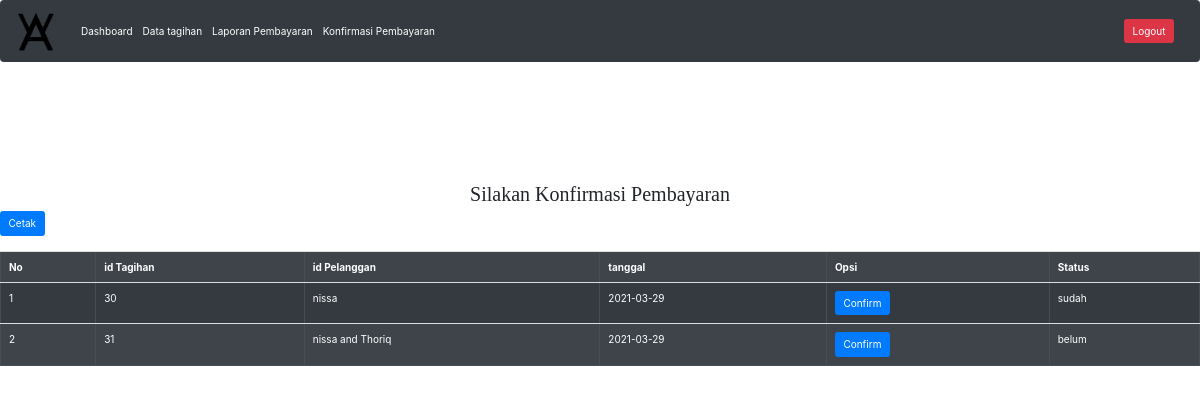
Screenshot of /petugas/konfirmasi.php (signed in) with the database file from the repository.
### tables this page shows
CREATE TABLE `tagihan` (
  `idtagihan` int(11) NOT NULL,
  `idpelanggan` int(11) NOT NULL,
  `tanggal` date NOT NULL,
  `jumlahmeter` int(11) NOT NULL,
  `status` varchar(11) NOT NULL
);

CREATE TABLE `pelanggan` (
  `idpelanggan` int(11) NOT NULL,
  `username` varchar(100) NOT NULL,
  `password` varchar(100) NOT NULL,
  `alamat` varchar(255) NOT NULL,
  `kodetarif` int(11) NOT NULL,
  `nometer` int(100) NOT NULL
);

### petugas/konfirmasi.php (the view, shortened to what this page needs)
<?php
if(isset($_SESSION['username']))
{
?>
<!DOCTYPE html>
<html>
<head>
    <link rel="stylesheet" href="style/bootstrap.css" />
    <link rel="stylesheet" href="style/dataTables.bootstrap4.min.css" />
    <link rel="stylesheet" href="https://maxcdn.bootstrapcdn.com/bootstrap/4.5.2/css/bootstrap.min.css">
</head>
<nav class="navbar navbar-expand-lg navbar-light bg-dark">
  <a>
  <img src="../img/icon.png" style="width: 50px; height: 50px;" alt="">
  </a>
  <div class="collapse navbar-collapse" id="navbarSupportedContent">
    <ul class="navbar-nav mr-auto">
    <li class="nav-item">
        <a class="nav-link" href="index.php" style="color: white;">Dashboard <span class="sr-only">(current)</span></a>
      </li>
      <li class="nav-item">
        <a class="nav-link" href="datatagihan.php" style="color: white;">Data tagihan</a>
      </li>
      <li class="nav-item">
        <a class="nav-link" href="laporan.php" style="color: white;">Laporan Pembayaran</a>
      </li>
      <li class="nav-item">
        <a class="nav-link" href="konfirmasi.php" style="color: white;">Konfirmasi Pembayaran</a>
      </li>
    </ul>
    <form class="form-inline my-2 my-lg-0">
    <a type="button" class="btn btn-danger"href="../logout.php">Logout</a>
    </form>
  </div>
</nav>
<div style="padding-top: 100px;">
<h2 style="text-align: center; font-family:Copperplate;">Silakan Konfirmasi Pembayaran</h2>
<a target="_blank" href="cetaklaporan1.php" type="button" class="btn btn-primary" target="_blank">Cetak</a>
        <br></br>
<body>
<table class="table table-dark table-striped" border='1'>
        <tr>
            <th>No</th>
            <th>id Tagihan</th>
            <th>id Pelanggan</th>
            <th>tanggal</th>
            <th>Opsi</th>
            <th>Status</th>
            <?php
            include '../koneksi.php';
            $no = 1;
            $data = mysqli_query($Koneksi, "select * from tagihan, pelanggan where tagihan.idpelanggan = pelanggan.idpelanggan ");
            while ($d = mysqli_fetch_array($data)) {
            ?>
        <tr>
            <td><?php echo $no++; ?></td>
            <td><?php echo $d['idtagihan']; ?> </td>
            <td><?php echo $d['username']; ?> </td>
            <td><?php echo $d['tanggal']; ?> </td>
            <td> <a href="konfirmasi2.php?idtagihan=<?php echo $d['idtagihan']; ?>" class="btn btn-primary">Confirm</a></td>
            <td><?php echo $d['status']; ?> </td>
        </tr>
    <?php
            }
    ?>
    </table>
</body>
</html>
<?php
    }
else
{
    echo"<script>
    alert('Anda Tidak Boleh Masuk');
    location.href='../index.php';
    </script>";
}
?>

### rows the page displays
tagihan: idtagihan "30", idpelanggan.username "nissa", tanggal "2021-03-29", status "sudah"
tagihan: idtagihan "31", idpelanggan.username "nissa and Thoriq", tanggal "2021-03-29", status "belum"
